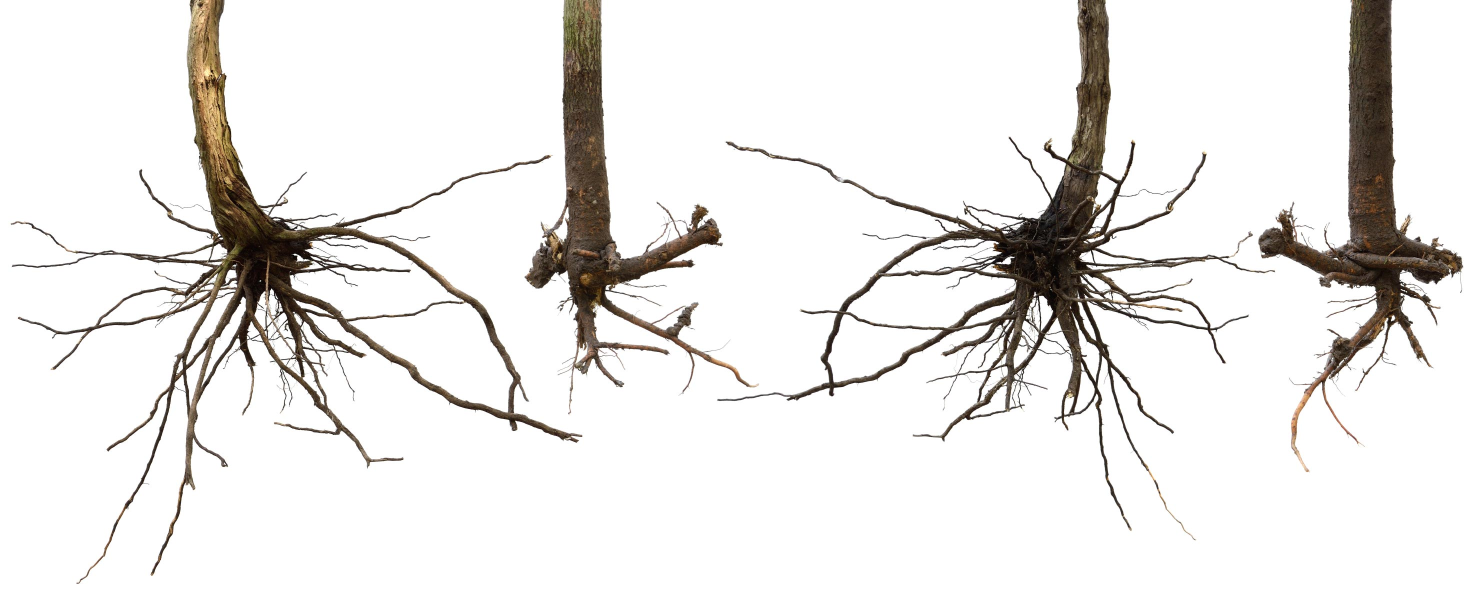
#> input picture random_test/Bare-Roots.jpg, 2957 x 1194 px (shown at 1/2 size)
$ python -i circle_detection.py   (imports and definitions only)
#> lines starting #> are read from the running program, lines starting #| are printed output that depends on the picture; after the words box and inside, x2 and y2 are one past the last pixel; in counts of white or black regions, pixels touching at a corner belong together
"""
Version: 1.5

Summary: compute the segmentaiton and label of cross section image sequence

Author: suxing liu

Author-email: suxingliu@gmail.com

USAGE:

python3 circle_detection.py -p ~/example/plant_test/seeds/test/  -ft png


argument:
("-p", "--path", required = True,    help = "path to image file")
("-ft", "--filetype", required = False, default = 'jpg',   help = "Image filetype")

"""


# import the necessary packages

import numpy as np
import argparse
import imutils
import cv2

import glob
import os,fnmatch

from scipy.spatial.distance import pdist


import multiprocessing
from multiprocessing import Pool
from contextlib import closing

# [161 lines left out: functions mkdir, region_extracted, adjust_gamma, circle_detection, closest_center, not called in this run]


def adaptive_threshold_external(image_file):

    """compute thresh image using adaptive threshold Method

    Inputs:

        maksed_img: masked image contains only target objects

        GaussianBlur_ksize: Gaussian Kernel Size

        blockSize: size of the pixelneighborhood used to calculate the threshold value

        weighted_mean: the constant used in the both methods (subtracted from the mean or weighted mean).

    Returns:

        thresh_adaptive_threshold: thresh image using adaptive thrshold Method

        maksed_img_adaptive_threshold: masked image using thresh_adaptive_threshold

    """
#> called with image_file = 'random_test/Bare-Roots.jpg'

    # set the parameters for adoptive threshholding method
    GaussianBlur_ksize = 5

    blockSize = 41

    weighted_mean = 10

    # load the image
    #Parse image path  and create result image path
    path, filename = os.path.split(image_file)

    print("processing image : {0} \n".format(str(filename)))

    #load the image and perform pyramid mean shift filtering to aid the thresholding step
    img = cv2.imread(image_file)
#> img is the input picture: shape (1194, 2957, 3); mean B, G, R 230.2, 232.1, 233.9

    # obtain image dimension
    img_height, img_width, n_channels = img.shape
#> img_height = 1194; img_width = 2957; n_channels = 3

    orig = img.copy()

    # convert the image to grayscale and blur it slightly
    gray = cv2.cvtColor(img, cv2.COLOR_BGR2GRAY)

    # blurring it . Applying Gaussian blurring with a GaussianBlur_ksize×GaussianBlur_ksize kernel
    # helps remove some of the high frequency edges in the image that we are not concerned with and allow us to obtain a more “clean” segmentation.
    blurred = cv2.GaussianBlur(gray, (GaussianBlur_ksize, GaussianBlur_ksize), 0)

    # adaptive method to be used. 'ADAPTIVE_THRESH_MEAN_C' or 'ADAPTIVE_THRESH_GAUSSIAN_C'
    thresh_adaptive_threshold = cv2.adaptiveThreshold(blurred, 255, cv2.ADAPTIVE_THRESH_MEAN_C, cv2.THRESH_BINARY_INV, 41, 10)
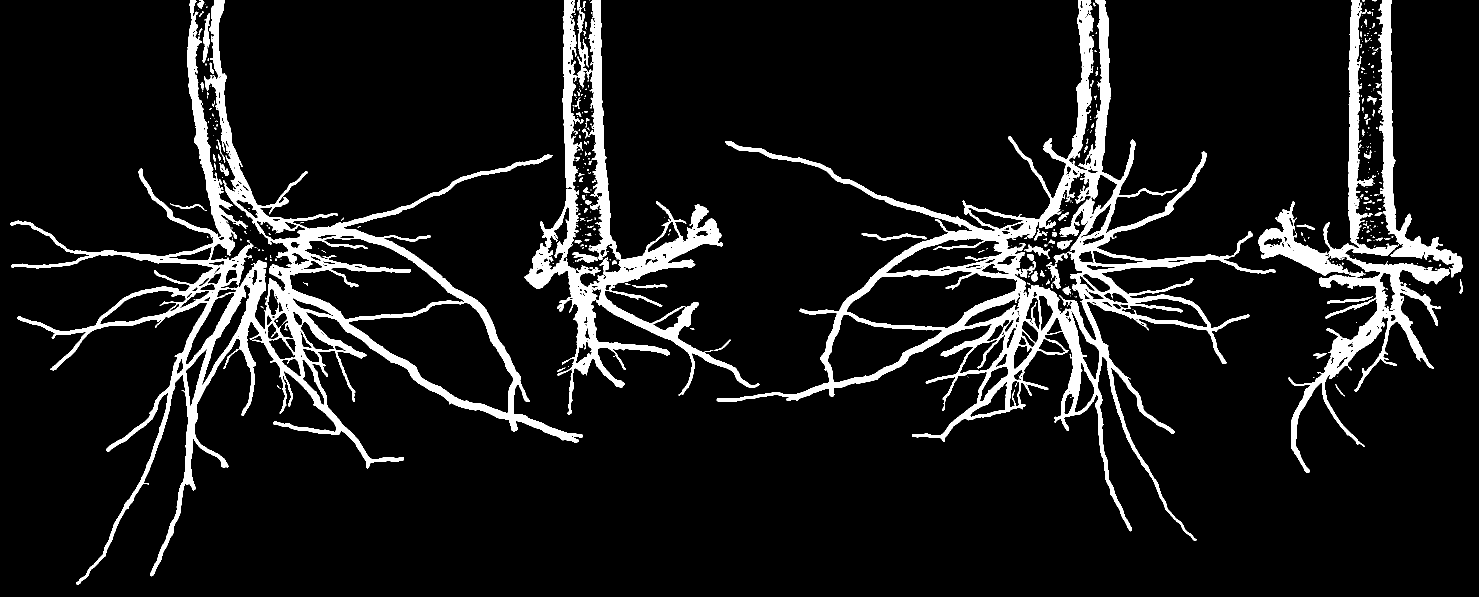
#> thresh_adaptive_threshold: shape (1194, 2957) (shown at 1/2 size); 9.6% white; 446 white regions (326 under 20 px)

    # apply individual object mask
    maksed_img_adaptive_threshold = cv2.bitwise_and(orig, orig.copy(), mask = ~thresh_adaptive_threshold)
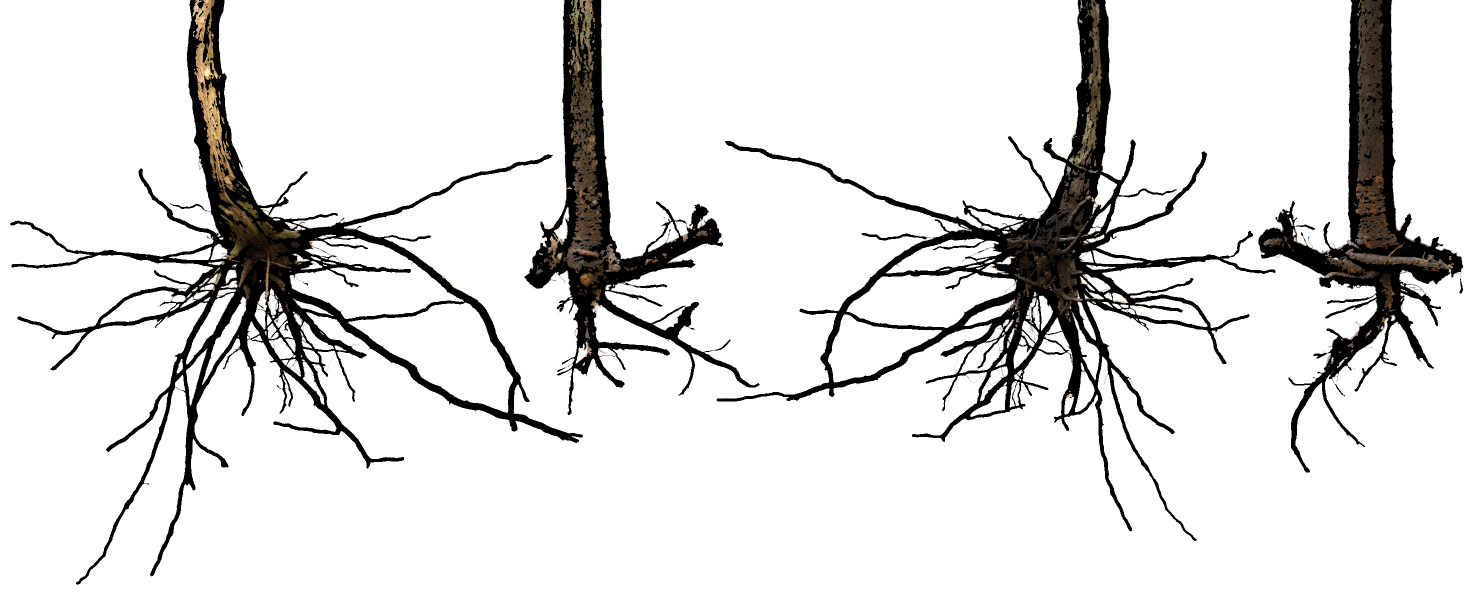
#> maksed_img_adaptive_threshold: shape (1194, 2957, 3) (shown at 1/2 size); mean B, G, R 223.8, 224.5, 225


    #find contours and get the external one
    contours, hier = cv2.findContours(thresh_adaptive_threshold, cv2.RETR_EXTERNAL, cv2.CHAIN_APPROX_SIMPLE)
#> contours = 374 contours, 316 with area under 20; largest, box (x1, y1, x2, y2) and area: (1433, 0, 2551, 1082) 207577, (20, 0, 1166, 1169) 201852, (1049, 0, 1519, 830) 57298, (2577, 0, 2900, 945) 32828, (2753, 0, 2926, 555) 13184

    # sort the contours based on area from largest to smallest
    contours_sorted = sorted(contours, key = cv2.contourArea, reverse = True)
#> contours_sorted has the same summary as contours

    #contours_sorted = contours

    #select correct contours
    ##########################################################################
    rect_area_rec = []

    # save all the boundingRect area for each contour
    for index, c in enumerate(contours_sorted):

        #get the bounding rect
            (x, y, w, h) = cv2.boundingRect(c)

            rect_area_rec.append(w*h)
#> this loop made 374 passes
#> (x, y, w, h) on passes 1 to 3: (1433, 0, 1118, 1082), (20, 0, 1146, 1169), (1049, 0, 470, 830)
#> after the loop, rect_area_rec = 374 values, max 1339674 at index 1, min 1 at index 275, mean 9060.3

    # sort all contours according to the boundingRect area size in descending order
    idx_sort = [i[0] for i in sorted(enumerate(rect_area_rec), key=lambda k: k[1], reverse=True)]
#> idx_sort = 374 values, max 373 at index 373, min 0 at index 1, mean 186.5


    # initialize parametrs for first 3 biggest boundingRect
    rect_center_rec = []
    rect_size_rec = []

    # loop to record the center and size of the three boundingRect
    for index, value in enumerate(idx_sort[0:3]):

        # get the contour by index
        c = contours_sorted[value]

        #get the bounding rect
        (x, y, w, h) = cv2.boundingRect(c)

        center = (x, y)
        rect_center_rec.append(center)
        rect_size_rec.append(w*h)
#> this loop made 3 passes
#> (value, x, w, h, center) on passes 1 to 3: (1, 20, 1146, 1169, (20, 0)), (0, 1433, 1118, 1082, (1433, 0)), (2, 1049, 470, 830, (1049, 0))
#> after the loop, rect_center_rec = [(20, 0), (1433, 0), (1049, 0)]; rect_size_rec = [1339674, 1209676, 390100]


    # extarct x value from center coordinates
    x_center = [i[0] for i in rect_center_rec]
#> x_center = [20, 1433, 1049]


    #######################################################################################3
    # choose the adjacent center pair among all three centers
    if ((abs(x_center[0] - x_center[2]) < abs(x_center[0] - x_center[1])) or (abs(x_center[1] - x_center[2]) < abs(x_center[0] - x_center[2]))) \
    and ((abs(x_center[0] - x_center[1]) > abs(x_center[0] - x_center[2])) or (abs(x_center[0] - x_center[1]) > abs(x_center[1] - x_center[2]))):
            print("select objects successful...")

    else:

        # compute the average distance between adjacent center pair
        avg_dist = sum(pdist(rect_center_rec))/len(pdist(rect_center_rec))

        # get the index of the min distance
        idx_min = [i for i, j in enumerate(pdist(rect_center_rec)) if j < avg_dist]

        # choose the potiential candidate from the adjacent pair
        rect_size_rec_sel = rect_size_rec[idx_min[0]: int(idx_min[0]+2)]

        # get the index of the false contour
        idx_delete = np.argmin(rect_size_rec_sel)

        # delete the index of the false contour
        idx_sort.pop(idx_delete)


    ####################################################################################3
    area_rec = []

    trait_img = orig

    mask = np.zeros(gray.shape, dtype = "uint8")


    for index, value in enumerate(idx_sort):

        if index < 2:

            # visualize only the two external contours and its bounding box
            c = contours_sorted[value]

            # compute the convex hull of the contour
            hull = cv2.convexHull(c)

            # compute the area of the convex hull
            hullArea = float(cv2.contourArea(hull))

            # save the convex hull area
            area_rec.append(hullArea)

            #get the bounding rect
            (x, y, w, h) = cv2.boundingRect(c)

            # draw a rectangle to visualize the bounding rect
            #trait_img = cv2.drawContours(orig, c, -1, (255, 255, 0), 3)

            #area_c_cmax = cv2.contourArea(c)

            trait_img = cv2.putText(orig, "#{0}".format(index), (int(x) - 10, int(y) - 20),cv2.FONT_HERSHEY_SIMPLEX, 2, (0, 0, 255), 2)

            # draw a green rectangle to visualize the bounding rect
            trait_img = cv2.rectangle(orig, (x, y), (x+w, y+h), (255, 255, 0), 4)

            # draw convexhull in red color
            trait_img = cv2.drawContours(orig, [hull], -1, (0, 0, 255), 4)

            mask_external = cv2.drawContours(mask, [hull], -1, (255, 255, 255), -1)
#> this loop made 374 passes
#> (value, hullArea, x, y, w, h) on passes 1 to 2: (1, 947562.5, 20, 0, 1146, 1169), (0, 841838, 1433, 0, 1118, 1082)
#> value on passes 3 to 8: 2, 3, 4, 5, 7, 6
#> pass 1, in adaptive_threshold_external, `mask_external = cv2.drawContours(mask, [hull], -1, (255, 255, 255), -1)`:
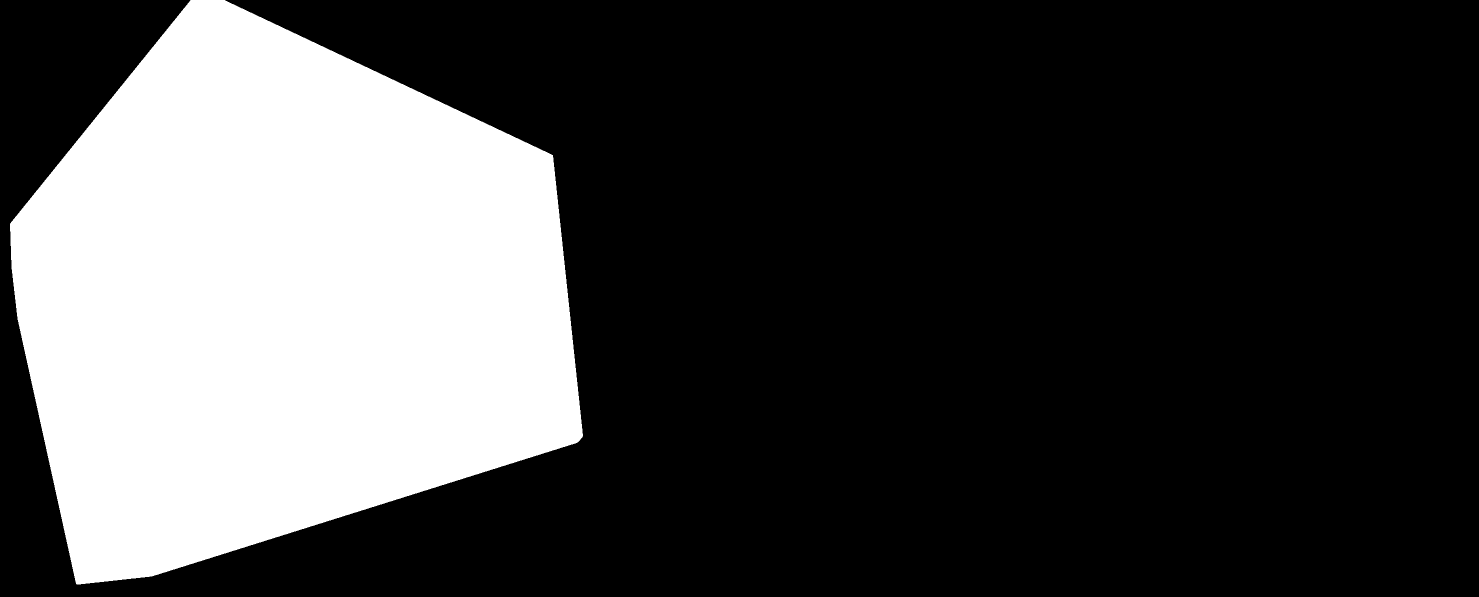
#> mask_external: shape (1194, 2957) (shown at 1/2 size); 26.9% white; 1 white region, box (x1, y1, x2, y2) and area: (20, 0, 1166, 1169) 949298
#> after the loop:
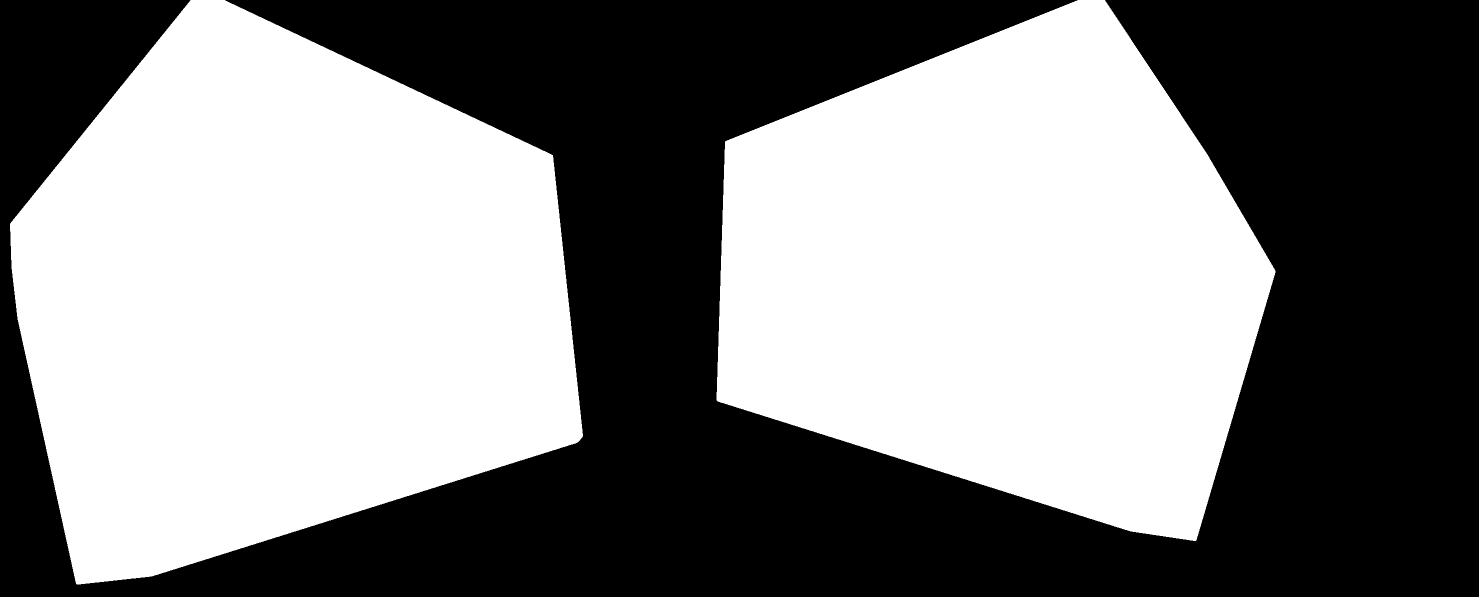
#> mask: shape (1194, 2957) (shown at 1/2 size); 50.8% white; 1 black region, box (x1, y1, x2, y2) and area: (0, 0, 2957, 1194) 1737865
#> after the loop:
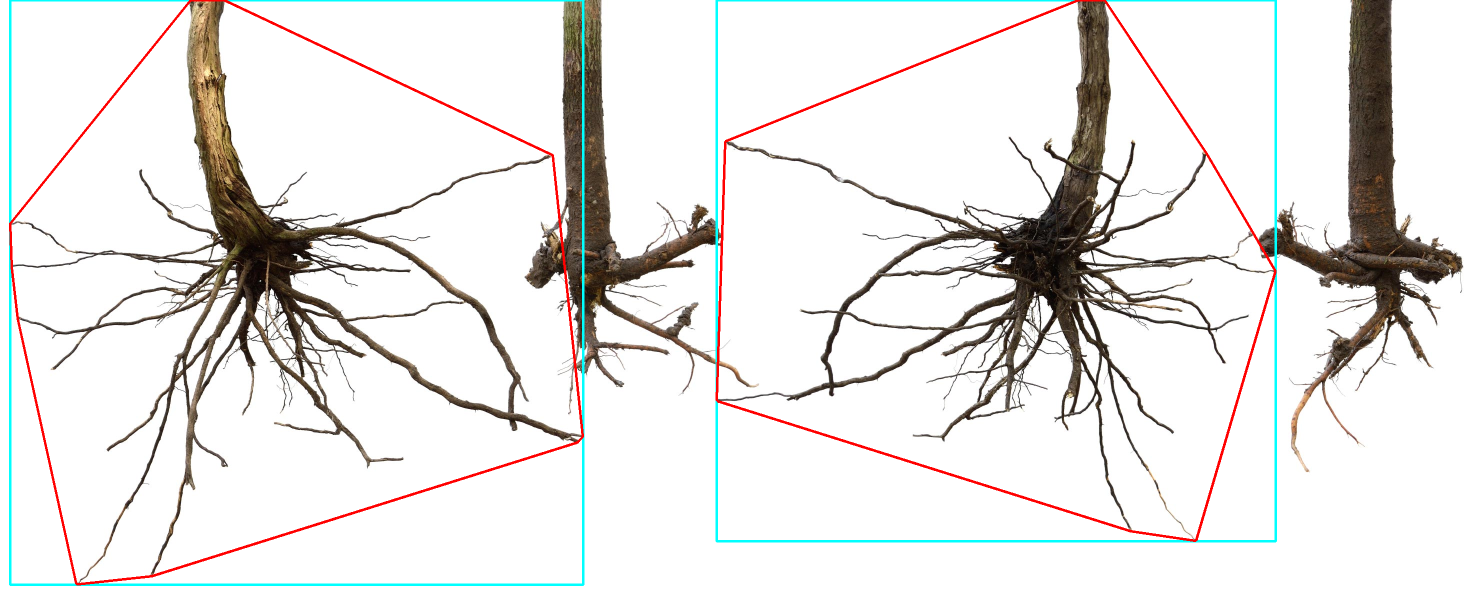
#> orig: shape (1194, 2957, 3) (shown at 1/2 size); 2.13% of pixels changed, all inside (x1, y1, x2, y2) = (18, 0, 2554, 1172)
#> after the loop, area_rec = [947562.5, 841838]

    # compute the average area of the ear objects
    external_contour_area = sum(area_rec)/len(area_rec)
#> external_contour_area = 894700.2


    #print(external_contour_area)

    #define result path for labeled images
    #result_img_path = save_path + str(filename[0:-4]) + '_thresh.png'

    # save results
    #cv2.imwrite(result_img_path, thresh_adaptive_threshold)

    #define result path for labeled images
#> (the run stopped early here; a loop or call above may not have finished)
